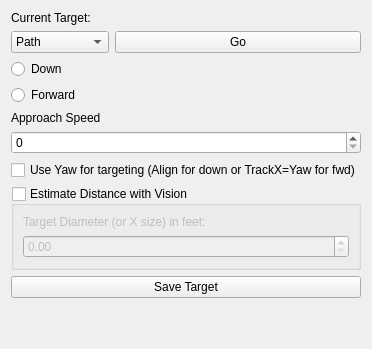
            <widget class="QWidget" name="tab">
             <attribute name="title">
              <string>Target</string>
             </attribute>
             <layout class="QVBoxLayout" name="verticalLayout_2">
              <item>
               <layout class="QFormLayout" name="formLayout_3">
                <item row="0" column="0">
                 <widget class="QLabel" name="currentTargetLabel">
                  <property name="text">
                   <string>Current Target:</string>
                  </property>
                  <property name="buddy">
                   <cstring>currentTargetComboBox</cstring>
                  </property>
                 </widget>
                </item>
                <item row="1" column="1">
                 <widget class="QPushButton" name="pushButton_2">
                  <property name="text">
                   <string>Go</string>
                  </property>
                 </widget>
                </item>
                <item row="1" column="0">
                 <widget class="QComboBox" name="currentTargetComboBox">
                  <item>
                   <property name="text">
                    <string>Path</string>
                   </property>
                  </item>
                  <item>
                   <property name="text">
                    <string>Red Buoy</string>
                   </property>
                  </item>
                  <item>
                   <property name="text">
                    <string>Yellow Buoy</string>
                   </property>
                  </item>
                  <item>
                   <property name="text">
                    <string>Green Buoy</string>
                   </property>
                  </item>
                  <item>
                   <property name="text">
                    <string>Hedge</string>
                   </property>
                  </item>
                  <item>
                   <property name="text">
                    <string>Bins</string>
                   </property>
                  </item>
                  <item>
                   <property name="text">
                    <string>Windows</string>
                   </property>
                  </item>
                  <item>
                   <property name="text">
                    <string>Pinger</string>
                   </property>
                  </item>
                 </widget>
                </item>
               </layout>
              </item>
              <item>
               <widget class="QRadioButton" name="radioButton_2">
                <property name="text">
                 <string>Down</string>
                </property>
               </widget>
              </item>
              <item>
               <widget class="QRadioButton" name="radioButton">
                <property name="text">
                 <string>Forward</string>
                </property>
               </widget>
              </item>
              <item>
               <widget class="QLabel" name="label_6">
                <property name="text">
                 <string>Approach Speed</string>
                </property>
               </widget>
              </item>
              <item>
               <widget class="QSpinBox" name="spinBox"/>
              </item>
              <item>
               <widget class="QCheckBox" name="checkBox">
                <property name="font">
                 <font>
                  <weight>50</weight>
                  <bold>false</bold>
                 </font>
                </property>
                <property name="text">
                 <string>Use Yaw for targeting (Align for down or TrackX=Yaw for fwd)</string>
                </property>
               </widget>
              </item>
              <item>
               <widget class="QGroupBox" name="groupBox">
                <property name="font">
                 <font>
                  <weight>50</weight>
                  <bold>false</bold>
                 </font>
                </property>
                <property name="title">
                 <string>Estimate Distance with Vision</string>
                </property>
                <property name="checkable">
                 <bool>true</bool>
                </property>
                <property name="checked">
                 <bool>false</bool>
                </property>
                <layout class="QVBoxLayout" name="verticalLayout_5">
                 <item>
                  <widget class="QLabel" name="label_8">
                   <property name="text">
                    <string>Target Diameter (or X size) in feet:</string>
                   </property>
                  </widget>
                 </item>
                 <item>
                  <widget class="QDoubleSpinBox" name="doubleSpinBox"/>
                 </item>
                </layout>
               </widget>
              </item>
              <item>
               <widget class="QPushButton" name="pushButton">
                <property name="text">
                 <string>Save Target</string>
                </property>
               </widget>
              </item>
              <item>
               <spacer name="verticalSpacer_4">
                <property name="orientation">
                 <enum>Qt::Vertical</enum>
                </property>
                <property name="sizeHint" stdset="0">
                 <size>
                  <width>20</width>
                  <height>40</height>
                 </size>
                </property>
               </spacer>
              </item>
             </layout>
            </widget>
